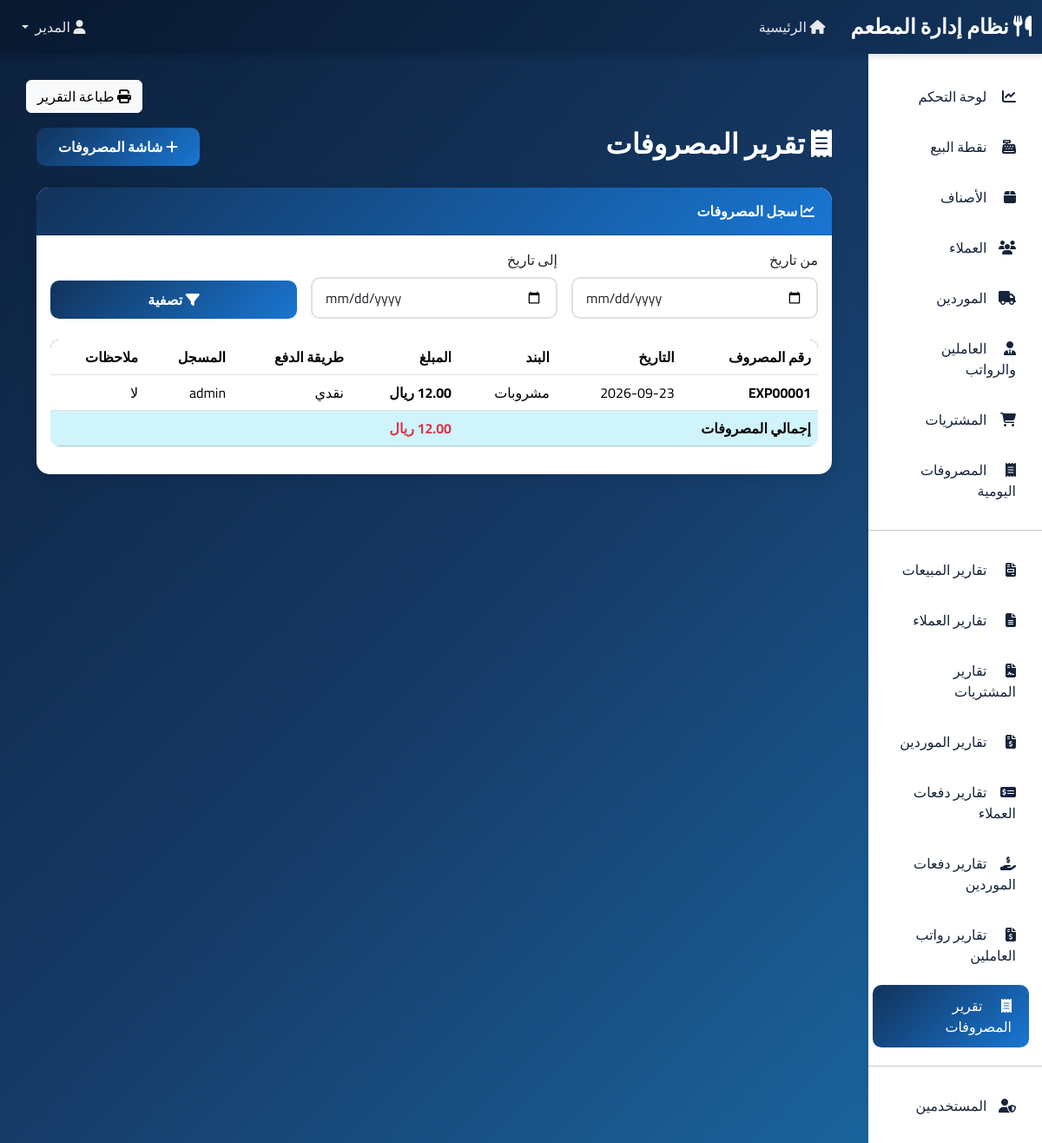
Page /reports/expenses (signed in) on the committed database.
### app.py (models this page shows, shortened)
class User(UserMixin, db.Model):
    __tablename__ = 'users'
    id = db.Column(db.Integer, primary_key=True)
    username = db.Column(db.String(80), unique=True, nullable=False)
    password_hash = db.Column(db.String(200), nullable=False)
    full_name = db.Column(db.String(100), nullable=False)
    role = db.Column(db.String(20), nullable=False, default='user')  # admin, manager, user
    is_active = db.Column(db.Boolean, default=True)
    created_at = db.Column(db.DateTime, default=datetime.utcnow)

class Expense(db.Model):
    __tablename__ = 'expenses'
    id = db.Column(db.Integer, primary_key=True)
    expense_number = db.Column(db.String(50), unique=True, nullable=False)
    expense_date = db.Column(db.Date, nullable=False, default=date.today)
    category = db.Column(db.String(80), nullable=False)
    amount = db.Column(db.Float, nullable=False)
    payment_method = db.Column(db.String(20), nullable=False, default='cash')
    notes = db.Column(db.Text)
    user_id = db.Column(db.Integer, db.ForeignKey('users.id'), nullable=False)
    created_at = db.Column(db.DateTime, default=datetime.utcnow)
    user = db.relationship('User', backref='expenses')

### app.py (the view)
@app.route('/reports/expenses')
@login_required
def expenses_report():
    from_date = request.args.get('from_date')
    to_date = request.args.get('to_date')
    query = Expense.query
    if from_date:
        query = query.filter(Expense.expense_date >= from_date)
    if to_date:
        query = query.filter(Expense.expense_date <= to_date)
    expenses_list = query.order_by(Expense.expense_date.desc(), Expense.created_at.desc()).all()
    total = sum(expense.amount for expense in expenses_list)
    return render_template('reports/expenses.html', expenses=expenses_list, total=total,
                           from_date=from_date, to_date=to_date)

### app.py (called while the page is built)
@login_manager.user_loader
def load_user(user_id):
    return db.session.get(User, int(user_id))

### templates/reports/expenses.html (shortened to what this page needs)
{% extends "base.html" %}
{% block content %}
<div class="container-fluid">
    <div class="d-flex justify-content-between align-items-center mb-4">
        <h2 style="color: white; font-weight: 700;"><i class="fas fa-receipt"></i> تقرير المصروفات</h2>
        <a href="{{ url_for('expenses') }}" class="btn btn-primary no-print"><i class="fas fa-plus"></i> شاشة المصروفات</a>
    </div>
    <div class="card">
        <div class="card-header"><i class="fas fa-chart-line"></i> سجل المصروفات</div>
        <div class="card-body">
            <form class="row g-3 mb-4 no-print" method="GET">
                <div class="col-md-4"><label class="form-label">من تاريخ</label><input type="date" class="form-control" name="from_date" value="{{ from_date or '' }}"></div>
                <div class="col-md-4"><label class="form-label">إلى تاريخ</label><input type="date" class="form-control" name="to_date" value="{{ to_date or '' }}"></div>
                <div class="col-md-4 d-flex align-items-end"><button class="btn btn-primary w-100" type="submit"><i class="fas fa-filter"></i> تصفية</button></div>
            </form>
            <div class="table-responsive"><table class="table table-hover">
                <thead><tr><th>رقم المصروف</th><th>التاريخ</th><th>البند</th><th>المبلغ</th><th>طريقة الدفع</th><th>المسجل</th><th>ملاحظات</th></tr></thead>
                <tbody>
                    {% for expense in expenses %}
                    <tr>
                        <td><strong>{{ expense.expense_number }}</strong></td>
                        <td>{{ expense.expense_date.strftime('%Y-%m-%d') }}</td>
                        <td>{{ expense.category }}</td>
                        <td><strong>{{ "%.2f"|format(expense.amount) }} ريال</strong></td>
                        <td>{% if expense.payment_method == 'cash' %}نقدي{% elif expense.payment_method == 'card' %}شبكة{% else %}تحويل بنكي{% endif %}</td>
                        <td>{{ expense.user.username }}</td>
                        <td>{{ expense.notes or '-' }}</td>
                    </tr>
                    {% else %}<tr><td colspan="7" class="text-center text-muted">لا توجد مصروفات ضمن الفترة المحددة</td></tr>{% endfor %}
                </tbody>
                <tfoot><tr class="table-info"><td colspan="3"><strong>إجمالي المصروفات</strong></td><td colspan="4"><strong class="text-danger">{{ "%.2f"|format(total) }} ريال</strong></td></tr></tfoot>
            </table></div>
        </div>
    </div>
</div>
{% endblock %}

### templates/base.html (shortened to what this page needs)
<!DOCTYPE html>
<html lang="ar" dir="rtl">
<head>
    <link href="https://cdn.jsdelivr.net/npm/bootstrap@5.3.2/dist/css/bootstrap.rtl.min.css" rel="stylesheet">
    <link rel="stylesheet" href="https://cdnjs.cloudflare.com/ajax/libs/font-awesome/6.4.2/css/all.min.css">
</head>
<body>
    {% if current_user.is_authenticated %}
    <nav class="navbar navbar-expand-lg navbar-dark">
        <div class="container-fluid">
            <a class="navbar-brand" href="{{ url_for('index') }}">
                <i class="fas fa-utensils"></i> نظام إدارة المطعم
            </a>
            <div class="collapse navbar-collapse" id="navbarNav">
                <ul class="navbar-nav me-auto">
                    <li class="nav-item">
                        <a class="nav-link" href="{{ url_for('index') }}">
                            <i class="fas fa-home"></i> الرئيسية
                        </a>
                    </li>
                </ul>
                <ul class="navbar-nav">
                    <li class="nav-item dropdown">
                        <a class="nav-link dropdown-toggle" href="#" role="button" data-bs-toggle="dropdown">
                            <i class="fas fa-user"></i> {{ current_user.full_name }}
                        </a>
                    </li>
                </ul>
            </div>
        </div>
    </nav>
    <div class="container-fluid">
        <div class="row">
            <div class="col-md-2 sidebar">
                <nav class="nav flex-column">
                    <a class="nav-link" href="{{ url_for('index') }}">
                        <i class="fas fa-chart-line"></i> لوحة التحكم
                    </a>
                    <a class="nav-link" href="{{ url_for('sales') }}" id="salesLink">
                        <i class="fas fa-cash-register"></i> نقطة البيع
                    </a>
                    <a class="nav-link" href="{{ url_for('items') }}" id="itemsLink">
                        <i class="fas fa-box"></i> الأصناف
                    </a>
                    <a class="nav-link" href="{{ url_for('customers') }}" id="customersLink">
                        <i class="fas fa-users"></i> العملاء
                    </a>
                    <a class="nav-link" href="{{ url_for('suppliers') }}" id="suppliersLink">
                        <i class="fas fa-truck"></i> الموردين
                    </a>
                    <a class="nav-link" href="{{ url_for('employees') }}" id="employeesLink">
                        <i class="fas fa-user-tie"></i> العاملين والرواتب
                    </a>
                    <a class="nav-link" href="{{ url_for('purchases') }}" id="purchasesLink">
                        <i class="fas fa-shopping-cart"></i> المشتريات
                    </a>
                    <a class="nav-link" href="{{ url_for('expenses') }}" id="expensesLink">
                        <i class="fas fa-receipt"></i> المصروفات اليومية
                    </a>
                    <hr>
                    <a class="nav-link" href="{{ url_for('sales_report') }}" id="salesReportLink">
                        <i class="fas fa-file-invoice"></i> تقارير المبيعات
                    </a>
                    <a class="nav-link" href="{{ url_for('customers_report') }}" id="customersReportLink">
                        <i class="fas fa-file-alt"></i> تقارير العملاء
                    </a>
                    <a class="nav-link" href="{{ url_for('purchases_report') }}" id="purchasesReportLink">
                        <i class="fas fa-file-contract"></i> تقارير المشتريات
                    </a>
                    <a class="nav-link" href="{{ url_for('suppliers_report') }}" id="suppliersReportLink">
                        <i class="fas fa-file-invoice-dollar"></i> تقارير الموردين
                    </a>
                    <a class="nav-link" href="{{ url_for('customer_payments_report') }}" id="customerPaymentsReportLink">
                        <i class="fas fa-money-check-alt"></i> تقارير دفعات العملاء
                    </a>
                    <a class="nav-link" href="{{ url_for('supplier_payments_report') }}" id="supplierPaymentsReportLink">
                        <i class="fas fa-hand-holding-usd"></i> تقارير دفعات الموردين
                    </a>
                    <a class="nav-link" href="{{ url_for('salary_payments_report') }}" id="salaryPaymentsReportLink">
                        <i class="fas fa-file-invoice-dollar"></i> تقارير رواتب العاملين
                    </a>
                    <a class="nav-link" href="{{ url_for('expenses_report') }}" id="expensesReportLink">
                        <i class="fas fa-receipt"></i> تقرير المصروفات
                    </a>
                    {% if current_user.role == 'admin' %}
                    <hr>
                    <a class="nav-link" href="{{ url_for('users') }}" id="usersLink">
                        <i class="fas fa-user-shield"></i> المستخدمين
                    </a>
                    {% endif %}
                </nav>
            </div>
            <div class="col-md-10 main-content">
                {% if request.path.startswith('/reports') %}
                <div class="d-flex justify-content-end mb-3 no-print">
                    <button type="button" class="btn btn-light" onclick="window.print()">
                        <i class="fas fa-print"></i> طباعة التقرير
                    </button>
                </div>
                {% endif %}
                {% block content %}{% endblock %}
            </div>
        </div>
    </div>
    {% else %}
        {% block login_content %}{% endblock %}
    {% endif %}
</body>
</html>

### templates/base.html (style rules this page uses)
:root { --primary-color: #1976d2; --primary-gradient-start: #12335b; --primary-gradient-end: #1976d2; --secondary-color: #0b1f3a; --success-color: #06D6A0; --warning-color: #f4b942; --danger-color: #EF476F; --dark-color: #16243b; --light-color: #f4f7fb; }
* { font-family: 'Cairo', sans-serif; }
body { background: linear-gradient(135deg, #0b1f3a 0%, #163b68 52%, #1b6ca8 100%); min-height: 100vh; background-attachment: fixed; }
.navbar { background: linear-gradient(135deg, #08182f 0%, #12335b 100%) !important; box-shadow: 0 4px 6px rgba(0,0,0,0.1); }
.navbar-brand { font-weight: 700; font-size: 1.5rem; color: white !important; }
.nav-link { color: rgba(255,255,255,0.9) !important; font-weight: 500; transition: all 0.3s; margin: 0 5px; }
.sidebar { background: white; min-height: calc(100vh - 56px); box-shadow: 2px 0 10px rgba(0,0,0,0.1); padding: 20px 0; }
.sidebar .nav-link { color: var(--dark-color) !important; padding: 12px 20px; margin: 5px 10px; border-radius: 10px; transition: all 0.3s; }
.sidebar .nav-link:hover, .sidebar .nav-link.active { background: linear-gradient(135deg, var(--primary-gradient-start) 0%, var(--primary-gradient-end) 100%); color: white !important; transform: translateX(-5px); }
.sidebar .nav-link i { margin-left: 10px; width: 20px; }
.main-content { padding: 30px; }
.card { border: none; border-radius: 15px; box-shadow: 0 5px 15px rgba(0,0,0,0.1); margin-bottom: 20px; transition: all 0.3s; }
.card-header { background: linear-gradient(135deg, var(--primary-gradient-start) 0%, var(--primary-gradient-end) 100%); color: white; border-radius: 15px 15px 0 0 !important; padding: 15px 20px; font-weight: 600; }
.btn-primary { background: linear-gradient(135deg, var(--primary-gradient-start) 0%, var(--primary-gradient-end) 100%); border: none; border-radius: 10px; padding: 10px 25px; font-weight: 600; transition: all 0.3s; }
.table { background: white; border-radius: 10px; overflow: hidden; }
.table thead { background: linear-gradient(135deg, var(--secondary-color) 0%, #003366 100%); color: white; }
.table tbody tr { transition: all 0.3s; }
.form-control, .form-select { border-radius: 10px; border: 2px solid #e0e0e0; padding: 10px 15px; transition: all 0.3s; }

### rows in the picture
User: full_name "المدير"
Expense: expense_number "EXP00001", expense_date "2026-09-23", category "مشروبات", payment_method "نقدي", user.username "admin", notes "لا"
